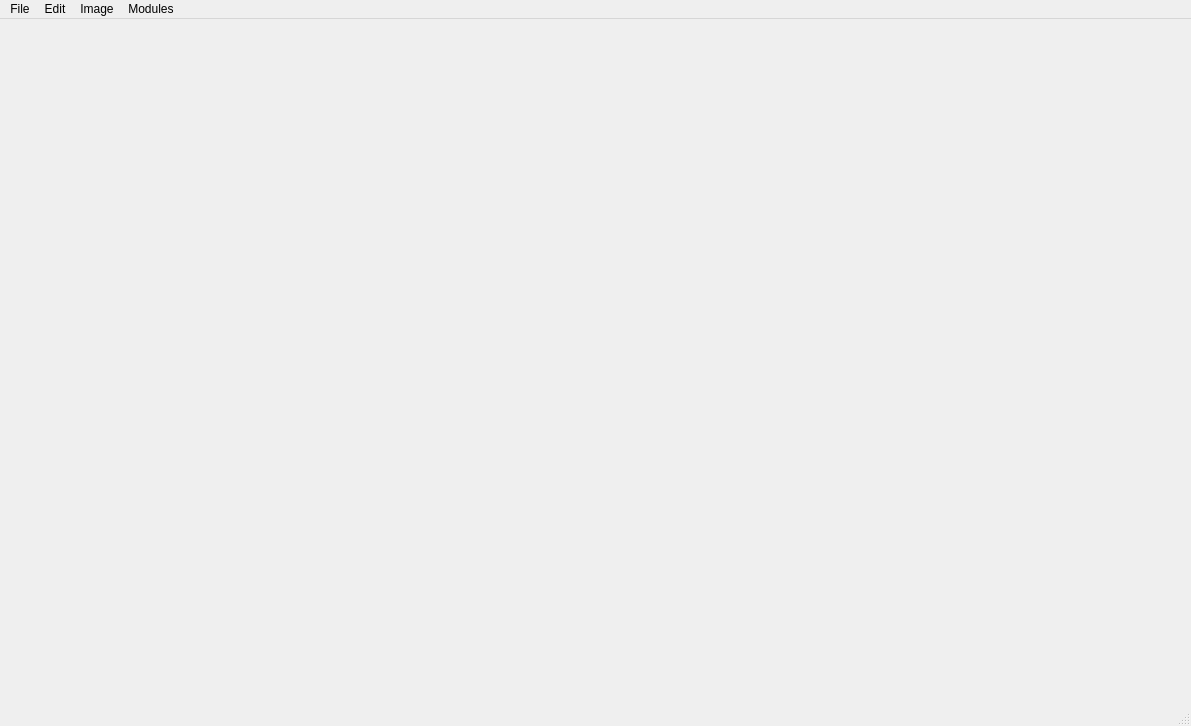
<?xml version="1.0" encoding="UTF-8"?>
<ui version="4.0">
 <class>MainWindow</class>
 <widget class="QMainWindow" name="MainWindow">
  <property name="geometry">
   <rect>
    <x>0</x>
    <y>0</y>
    <width>1191</width>
    <height>726</height>
   </rect>
  </property>
  <property name="focusPolicy">
   <enum>Qt::FocusPolicy::StrongFocus</enum>
  </property>
  <property name="windowTitle">
   <string>MainWindow</string>
  </property>
  <widget class="QWidget" name="centralwidget">
   <widget class="TimeScrollBar" name="time_scrollbar" native="true">
    <property name="geometry">
     <rect>
      <x>0</x>
      <y>509</y>
      <width>641</width>
      <height>61</height>
     </rect>
    </property>
   </widget>
   <widget class="Media_Widget" name="media_widget" native="true">
    <property name="geometry">
     <rect>
      <x>30</x>
      <y>20</y>
      <width>611</width>
      <height>471</height>
     </rect>
    </property>
   </widget>
  </widget>
  <widget class="QMenuBar" name="menubar">
   <property name="geometry">
    <rect>
     <x>0</x>
     <y>0</y>
     <width>1191</width>
     <height>22</height>
    </rect>
   </property>
   <widget class="QMenu" name="menuFile">
    <property name="title">
     <string>File</string>
    </property>
    <widget class="QMenu" name="menuLoad_Data">
     <property name="title">
      <string>Load Data</string>
     </property>
     <addaction name="actionLoad_Video"/>
     <addaction name="actionLoad_Images"/>
     <addaction name="actionLoad_Points"/>
     <addaction name="actionLoad_Analog_Time_Series_CSV"/>
     <addaction name="actionLoad_Digital_Time_Series_CSV"/>
     <addaction name="actionLoad_JSON_Config"/>
    </widget>
    <addaction name="separator"/>
    <addaction name="menuLoad_Data"/>
   </widget>
   <widget class="QMenu" name="menuEdit">
    <property name="title">
     <string>Edit</string>
    </property>
   </widget>
   <widget class="QMenu" name="menuImage">
    <property name="title">
     <string>Image</string>
    </property>
    <addaction name="actionTake_Snapshot"/>
    <addaction name="actionImage_Processing"/>
   </widget>
   <widget class="QMenu" name="menuModules">
    <property name="title">
     <string>Modules</string>
    </property>
    <addaction name="actionWhisker_Tracking"/>
    <addaction name="actionLabel_Maker"/>
    <addaction name="actionAnalog_Viewer"/>
    <addaction name="actionTongue_Tracking"/>
    <addaction name="actionTracking_Widget"/>
    <addaction name="actionMachine_Learning"/>
    <addaction name="actionData_Viewer"/>
   </widget>
   <addaction name="menuFile"/>
   <addaction name="menuEdit"/>
   <addaction name="menuImage"/>
   <addaction name="menuModules"/>
  </widget>
  <widget class="QStatusBar" name="statusbar"/>
  <action name="actionTake_Snapshot">
   <property name="text">
    <string>Take Snapshot</string>
   </property>
  </action>
  <action name="actionWhisker_Tracking">
   <property name="text">
    <string>Whisker Tracking</string>
   </property>
  </action>
  <action name="actionLabel_Maker">
   <property name="text">
    <string>Label Maker</string>
   </property>
  </action>
  <action name="actionLoad_Images">
   <property name="text">
    <string>Load Images</string>
   </property>
  </action>
  <action name="actionAnalog_Viewer">
   <property name="text">
    <string>Analog Viewer</string>
   </property>
  </action>
  <action name="actionImage_Processing">
   <property name="text">
    <string>Image Processing</string>
   </property>
  </action>
  <action name="actionTongue_Tracking">
   <property name="text">
    <string>Tongue Tracking</string>
   </property>
  </action>
  <action name="actionLoad_Analog_Time_Series_CSV">
   <property name="text">
    <string>Load Analog Time Series (CSV)</string>
   </property>
  </action>
  <action name="actionLoad_Digital_Time_Series_CSV">
   <property name="text">
    <string>Load Digital Time Series (CSV)</string>
   </property>
  </action>
  <action name="actionLoad_Video_mat_hdf5">
   <property name="text">
    <string>Load Video (.mat, .hdf5)</string>
   </property>
  </action>
  <action name="actionLoad_Video">
   <property name="text">
    <string>Load Video</string>
   </property>
  </action>
  <action name="actionTracking_Widget">
   <property name="text">
    <string>Tracking Widget</string>
   </property>
  </action>
  <action name="actionMachine_Learning">
   <property name="text">
    <string>Machine Learning</string>
   </property>
  </action>
  <action name="actionData_Viewer">
   <property name="text">
    <string>Data Viewer</string>
   </property>
  </action>
  <action name="actionLoad_JSON_Config">
   <property name="text">
    <string>Load JSON Config</string>
   </property>
  </action>
  <action name="actionLoad_Points">
   <property name="text">
    <string>Load Points</string>
   </property>
  </action>
 </widget>
 <customwidgets>
  <customwidget>
   <class>TimeScrollBar</class>
   <extends>QWidget</extends>
   <header>TimeScrollBar/TimeScrollBar.hpp</header>
   <container>1</container>
  </customwidget>
  <customwidget>
   <class>Media_Widget</class>
   <extends>QWidget</extends>
   <header>Media_Widget/Media_Widget.hpp</header>
   <container>1</container>
  </customwidget>
 </customwidgets>
 <resources/>
 <connections/>
</ui>
